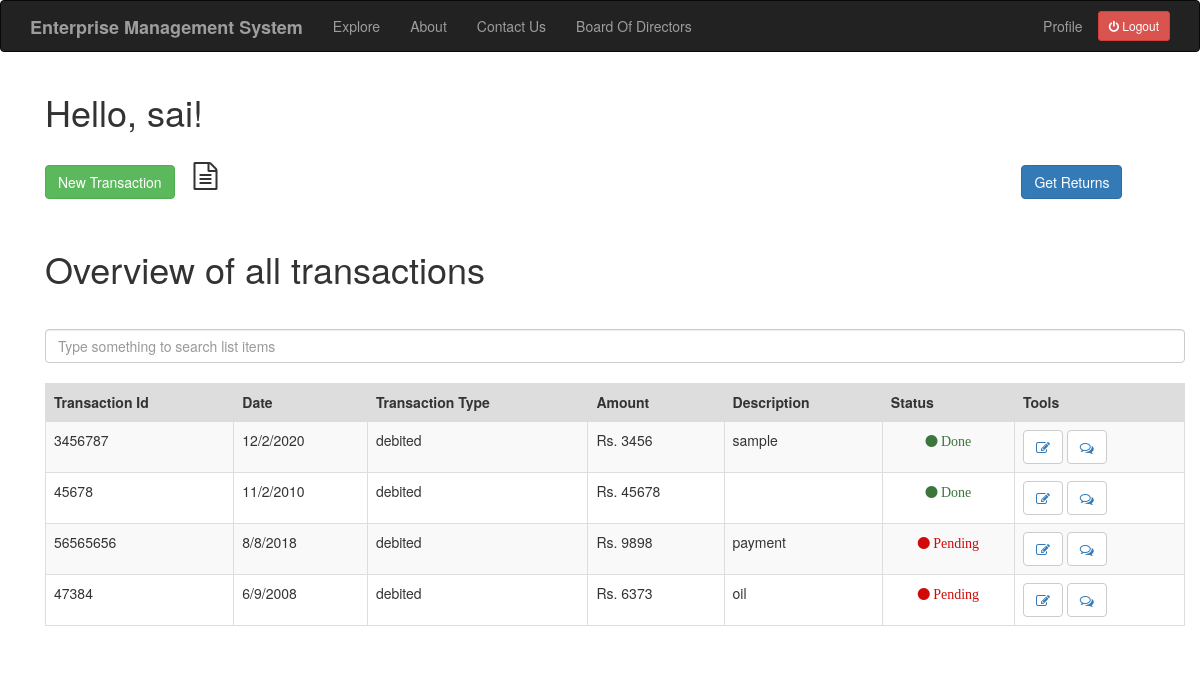
The page /index (signed in) on the database as committed earlier.
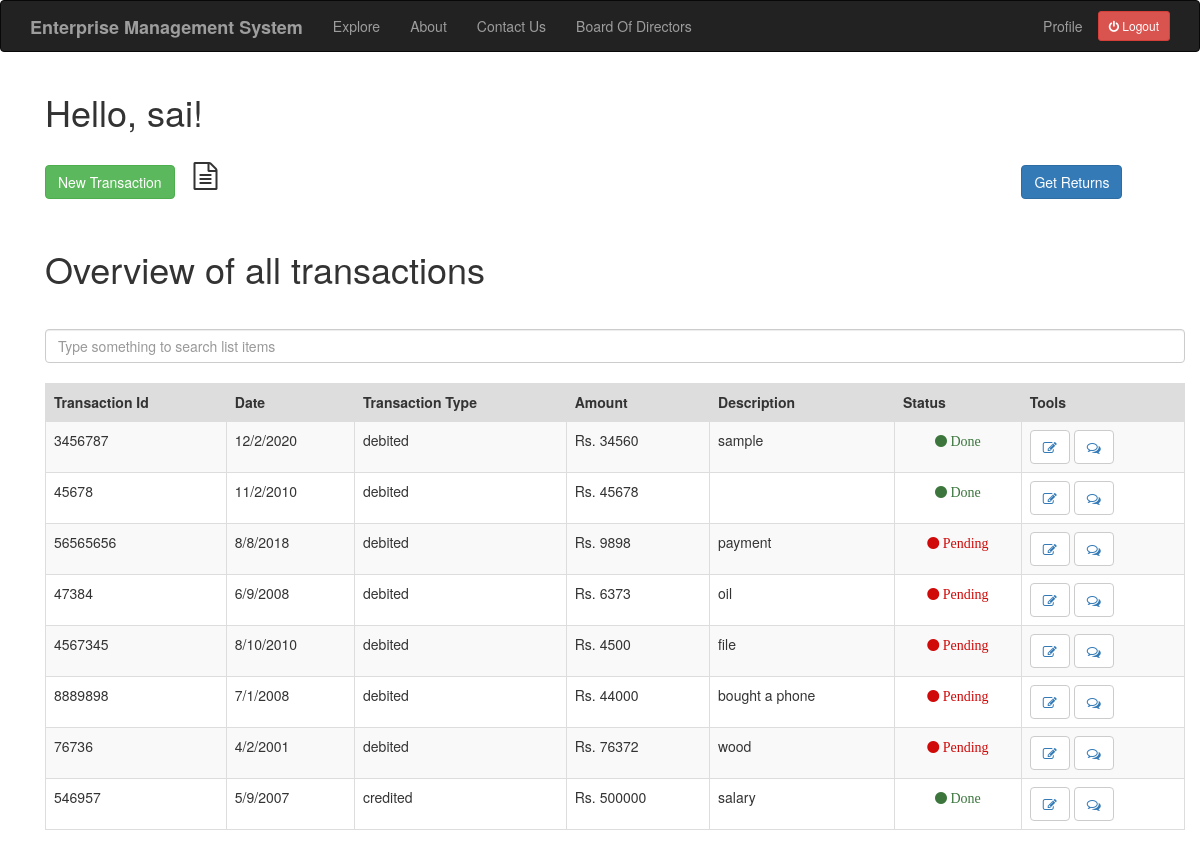
The same page on the database as committed later.
### app/models.py (models this page shows, shortened)
class User(UserMixin,db.Model):
    id = db.Column(db.Integer,primary_key=True)
    username = db.Column(db.String(64), index=True,unique=True)
    email = db.Column(db.String(120),index=True,unique=True)
    password_hash = db.Column(db.String(128))
    job = db.Column(db.String(64))
    company = db.Column(db.String(64))
    designation = db.Column(db.String(64))
    posts = db.relationship('Post',backref='author',lazy='dynamic')
    comment = db.relationship('Comment',backref='comment_by',lazy='dynamic')
    about_me = db.Column(db.String(140))
    facebook = db.Column(db.String(64))
    twitter = db.Column(db.String(64))
    linkedin = db.Column(db.String(64))
    last_seen = db.Column(db.DateTime, default=datetime.utcnow)

class Transaction(db.Model):
    id = db.Column(db.Integer,primary_key=True)
    tr_id = db.Column(db.Integer)
    date = db.Column(db.String(64))
    description = db.Column(db.String(140))
    tr_type = db.Column(db.String(64))
    amount = db.Column(db.Integer)
    valid = db.Column(db.Boolean, default=False)
    user_id = db.Column(db.Integer,db.ForeignKey('user.id'))
    comment = db.relationship('Comment',backref='comment_of',lazy='dynamic')
    document = db.relationship('Document',backref='document_of',lazy='dynamic')

### app/routes.py (the view)
@app.route('/index')
@login_required
def index():
    if current_user.job != 'Acc':
        transaction = Transaction.query.filter_by(user_id=current_user.id)
        return render_template("index.html", title='HomePage',transaction=transaction)
    else:
        return redirect(url_for('acc_index'))

### app/models.py (called while the page is built)
@login.user_loader
def load_user(id):
    return User.query.get(int(id))

### app/routes.py (called while the page is built)
@app.before_request
def before_request():
    if current_user.is_authenticated:
        current_user.last_seen = datetime.utcnow()
        db.session.commit()

### app/templates/index.html (shortened to what this page needs)
{% extends "base.html" %}
{% import 'bootstrap/wtf.html' as wtf %}
{% block app_content %}
<link rel="stylesheet" href="https://cdnjs.cloudflare.com/ajax/libs/font-awesome/4.7.0/css/font-awesome.min.css">
    <div class="container">
        <h1>Hello, {{ current_user.username }}!</h1>
        <br>
        <p> <a href="{{ url_for('add_transaction') }}" class="btn btn-success">New Transaction</a> <i class="fa fa-file-text-o fa-2x" aria-hidden="true" style="margin-left: 15px;"></i> <a href="{{ url_for('get_returns') }}" style="margin-left:800px;" class="btn btn-primary"> Get Returns </a> </p>
        <br>
        <h1>Overview of all transactions</h1>
        <br>
        <input class="form-control mb-4" id="tableSearch" type="text" placeholder="Type something to search list items">
        <br>
        <table class="table table-bordered table-striped" id="keywords">
            <thead>
                <tr style="background-color: #dddddd">
                    <th>Transaction Id</th>
                    <th>Date</th>
                    <th>Transaction Type</th>
                    <th>Amount</th>
                    <th>Description</th>
                    <th>Status</th>
                    <th>Tools</th>
                </tr>
            </thead>
            <tbody id="myTable">
            {% for po in transaction %}
                <tr>
                    <td>{{ po.tr_id }}</td>
                    <td>{{ po.date }}</td>
                    <td>{{ po.tr_type }}</td>
                    <td>Rs. {{ po.amount }}</td>
                    <td>{{ po.description }}</td>
                    <td>{% if po.valid == False %}
                      <p style="text-align: center;"><i class="fa fa-circle red" aria-hidden="true"> Pending</i></p>
                      {% else %}
                      <p style="text-align: center;"><i class="fa fa-circle green" aria-hidden="true"> Done</i></p>
                      {% endif %}
                    </td>
                    <td> <button type="button" class="btn btn-default"><a href="{{ url_for('edit_transaction', trans_id = po.id) }}"><i class="fa fa-pencil-square-o fa-1x" aria-hidden="true"></i></a></button>
                    <button type="button" class='btn btn-default'><a href="{{ url_for('add_comment', trans_id = po.id) }}"><i class="fa fa-comments-o fa-1x" aria-hidden="true"></i></a></button> </td>
                </tr>
            {% endfor %}
            </tbody>
        </table>
    </div>
{% endblock %}

### app/templates/base.html (shortened to what this page needs)
{% extends 'bootstrap/base.html' %}
{% block navbar %}
    <nav class="navbar navbar-inverse">
        <div class="container">
            <div class="navbar-header">
                <a class="navbar-brand"><b>Enterprise Management System</b></a>
            </div>
            <div class="collapse navbar-collapse" id="bs-example-navbar-collapse-1">
                <ul class="nav navbar-nav">
                    <li><a href="{{ url_for('explore') }}">Explore</a></li>
                    <li><a href="{{ url_for('about') }}">About</a></li>
                    <li><a href="{{ url_for('contact') }}">Contact Us</a></li>
                    <li><a href="{{ url_for('brd') }}">Board Of Directors</a></li>
                </ul>
                <ul class="nav navbar-nav navbar-right">
                    {% if current_user.is_anonymous %}
                    <li><a href="{{ url_for('login') }}">Login</a></li>
                    {% else %}
                    <li><a href="{{ url_for('user', username=current_user.username) }}">Profile</a></li>
                    <li><p style="margin-top: 10px;"><a href="{{ url_for('logout') }}" class="btn btn-sm btn-danger"><i class="fa fa-power-off" aria-hidden="true"></i> Logout</a></p></li>
                    {% endif %}
                </ul>
            </div>
        </div>
    </nav>
{% endblock %}
{% block content %}
    <div class="container">
        {% block app_content %}{% endblock %}
    </div>
{% endblock %}

### app/templates/index.html (style rules this page uses)
.red { color: #d00909; }
.green { color: #3c763d; }

Rows that differ between the two databases and show on the page:
changed Transaction "sample": amount "3456" → "34560"
added Transaction: tr_id "4567345", date "8/10/2010", tr_type "debited", amount "4500", description "file", valid "Pending"
added Transaction: tr_id "8889898", date "7/1/2008", tr_type "debited", amount "44000", description "bought a phone", valid "Pending"
added Transaction: tr_id "76736", date "4/2/2001", tr_type "debited", amount "76372", description "wood", valid "Pending"
added Transaction: tr_id "546957", date "5/9/2007", tr_type "credited", amount "500000", description "salary", valid "Done"
